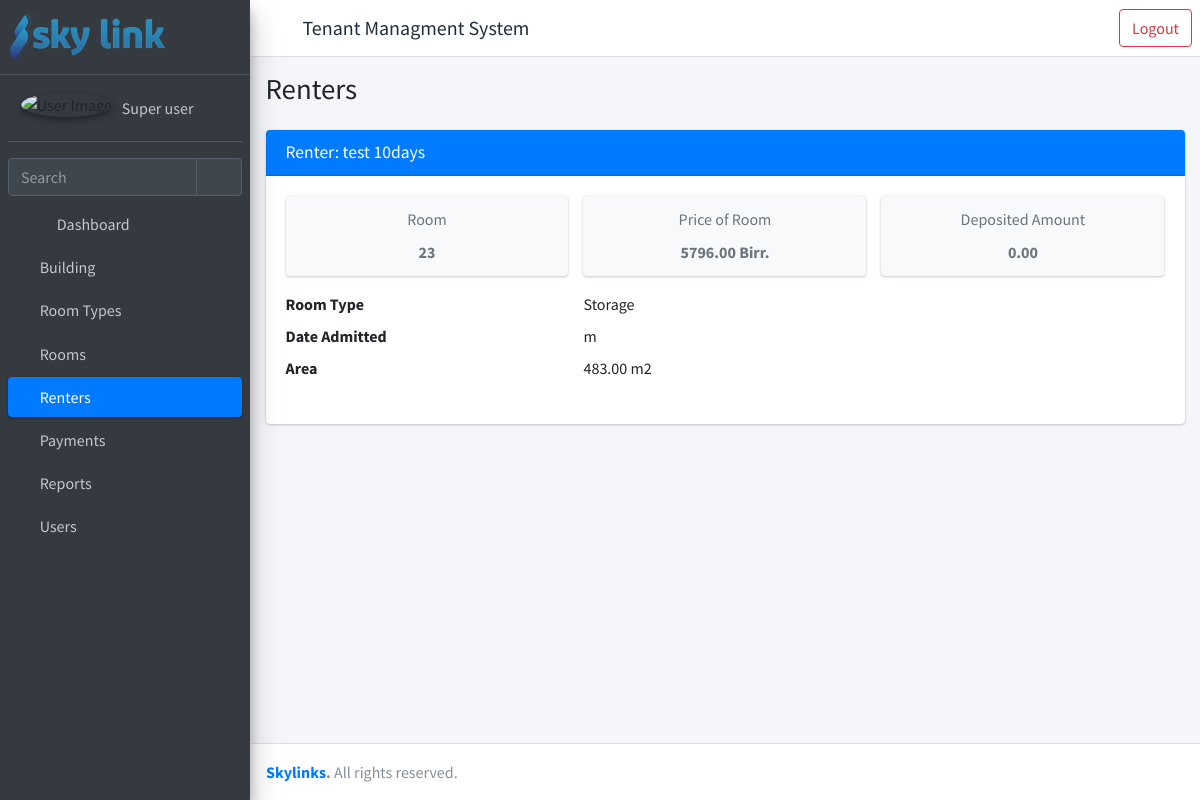
Page /detail-renter/22/ (signed in) on the earlier database version.
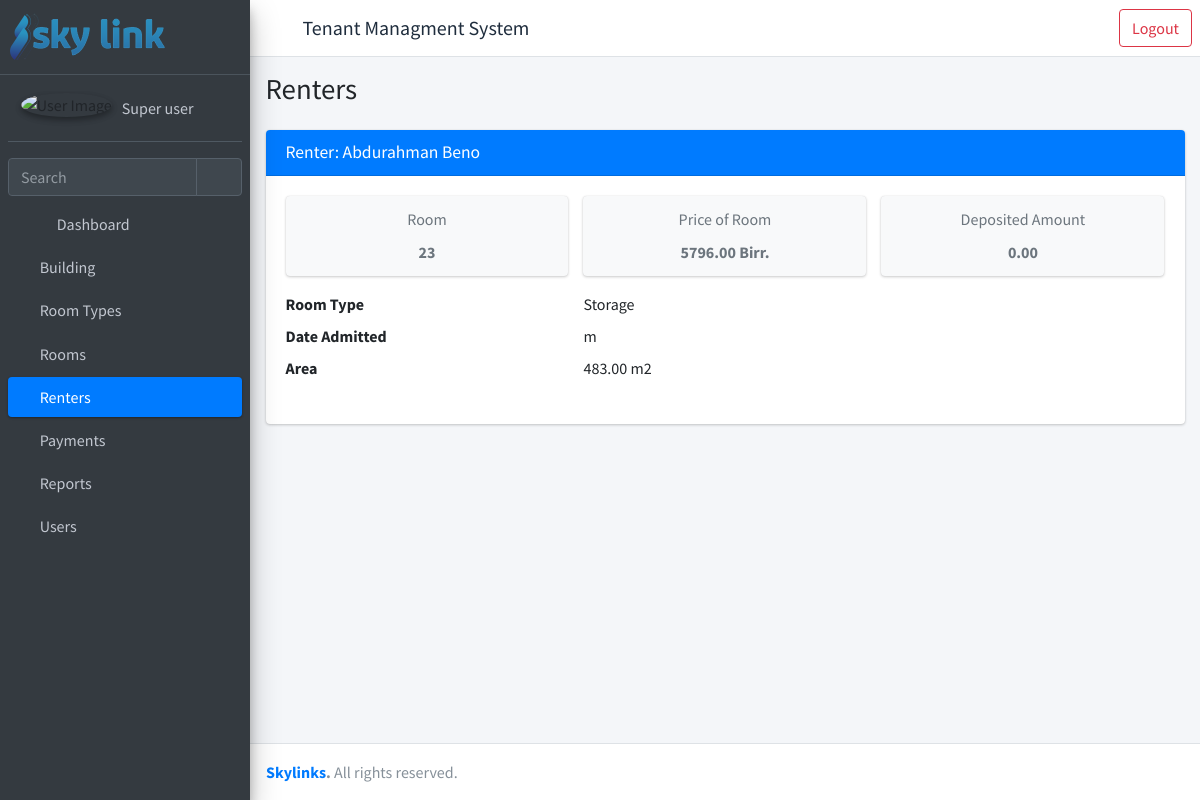
Same page on the later database version.
### rent/models.py (models this page shows, shortened)
class Renter(models.Model) :
    first_name = models.CharField(_("First Name"), max_length=30)
    last_name = models.CharField(_("Last Name"), max_length=30)
    phone = models.CharField(_("Phone number"), max_length=30)
    id_no = models.CharField(_("ID No."), max_length=50)
    deposited_amount = models.DecimalField(_("Deposited Amount"), max_digits=15, decimal_places=2, default=0)
    date_admitted = models.DateField(_("Date Admitted"), default=timezone.now)
    room = models.ForeignKey("rent.Room", verbose_name=_("Room"), on_delete=models.PROTECT, related_name="rents")
    chat_id = models.CharField(_("Chat ID"), max_length=50 ,default= 0)
    is_rented = models.BooleanField(_("Is Rented"), default=True)
    date_left = models.DateField(_("Date Field"), blank=True, null=True)
    created_by = models.ForeignKey(settings.AUTH_USER_MODEL, verbose_name=_("Created By"), on_delete=models.PROTECT, related_name="created_by_renter")
    created_date = models.DateTimeField(_("Created Date"), auto_now_add=True)
    updated_by = models.ForeignKey(settings.AUTH_USER_MODEL, verbose_name=_("Updated By"), on_delete=models.PROTECT, related_name="updated_by_renter")
    updated_date = models.DateTimeField(_("Updated Date"), auto_now=True)
    def full_name(self) -> str:
        return self.first_name + ' ' + self.last_name

class Room(models.Model):
    building = models.ForeignKey("rent.Building", verbose_name=_("Building"), on_delete=models.PROTECT)
    floor_no = models.PositiveIntegerField(_("Floor No."))
    room_type = models.ForeignKey("rent.RoomType", verbose_name=_("Room Type"), on_delete=models.PROTECT)
    room_no = models.CharField(_("Room No."),max_length=10)
    width = models.DecimalField(_("Room Width"), max_digits=5, decimal_places=2, blank=True, null=True)
    length = models.DecimalField(_("Room Length"), max_digits=5, decimal_places=2, blank=True, null= True)
    area = models.DecimalField(_("Area"), max_digits=10, decimal_places=2)
    price_msq = models.DecimalField(_("Price per MSq"), max_digits=10, decimal_places=2)
    status = models.CharField(_("Status"), max_length=50, choices=STATUS_CHOICES, default="vacant")
    total_price = models.DecimalField(_("Total Price"), max_digits=10, decimal_places=2)
    is_active = models.BooleanField(default=True)
    created_by = models.ForeignKey(settings.AUTH_USER_MODEL, verbose_name=_("Created By"), on_delete=models.PROTECT, related_name="created_by_room")
    created_date = models.DateTimeField(_("Created Date"), auto_now_add=True)
    updated_by = models.ForeignKey(settings.AUTH_USER_MODEL, verbose_name=_("Updated By"), on_delete=models.PROTECT, related_name="updated_by_room")
    updated_date = models.DateTimeField(_("Updated Date"), auto_now=True)
    def __str__(self) -> str:
        return self.room_no

class RoomType(models.Model):
    room_type=models.CharField(_("Room Type"), max_length=50)
    def __str__(self):
        return self.room_type

### rent/views.py (the view)
# urls.py: path("detail-renter/<int:pk>/", views.RenterDetailView.as_view(), name= "detail-renter"),
class RenterDetailView(LoginRequiredMixin, RenterCreatePermissionMixin, DetailView):
    model = Renter
    login_required = True
    template_name = "rent/detail.html"
    def get_context_data(self, **kwargs):
        context = super().get_context_data(**kwargs)
        context["title"] = "Renters"
        context["open"] = "renter"
        context['obj_model'] = "renter"
        return {**context, **permissions(self.request)}

### templates/rent/detail.html (shortened to what this page needs)
{% extends 'rent/homepage.html' %}
{% block main_page %}
<div class="content">
    <div class="container-fluid">
        <div class="card">
            {% if obj_model == 'renter' %}
            <div class="card-header bg-primary">
                <h3 class="card-title">
                    Renter: {{object.full_name}}
                </h3>
            </div>
            <div class="card-body">
                <div class="row">
                    <div class="col-12 col-sm-4">
                        <div class="info-box bg-light">
                            <div class="info-box-content">
                                <span class="info-box-text text-center text-muted">
                                    Room
                                </span>
                                <span class="info-box-number text-center text-muted">
                                    {{object.room}}
                                </span>
                            </div>
                        </div>
                    </div>
                    <div class="col-12 col-sm-4">
                        <div class="info-box bg-light">
                            <div class="info-box-content">
                                <span class="info-box-text text-center text-muted">
                                    Price of Room
                                </span>
                                <span class="info-box-number text-center text-muted">
                                    {{object.room.total_price}} Birr.
                                </span>
                            </div>
                        </div>
                    </div>
                    <div class="col-12 col-sm-4">
                        <div class="info-box bg-light">
                            <div class="info-box-content">
                                <span class="info-box-text text-center text-muted">
                                    Deposited Amount
                                </span>
                                <span class="info-box-number text-center text-muted">
                                        <span class="">{{object.deposited_amount}}</span>
                                </span>
                            </div>
                        </div>
                    </div>
                </div>
                <dl class="row">
                    <dt class="col-sm-4">
                        Room Type
                    </dt>
                    <dd class="col-sm-8">
                        {{ object.room.room_type}}
                    </dd>
                    <dt class="col-sm-4">
                        Date Admitted
                    </dt>
                    <dd class="col-sm-8">
                        {{ object.room.date_admitted }} m
                    </dd>
                    <dt class="col-sm-4">
                        Area
                    </dt>
                    <dd class="col-sm-8">
                        {{ object.room.area }} m2
                    </dd>
                </dl>
            </div>
            {% endif %}
        </div>
    </div>
</div>
{% endblock main_page %}

Differences in the rows shown:
changed Renter "Storage": full_name "test 10days" → "Abdurahman Beno"
